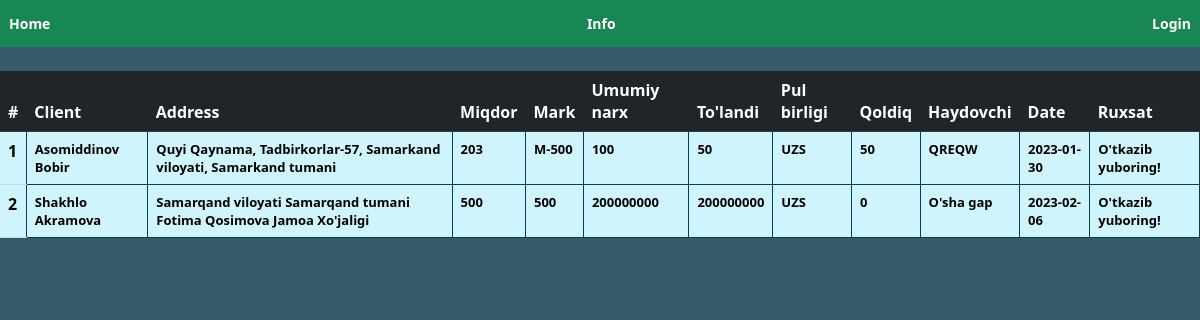
The page /info on the database as committed earlier.
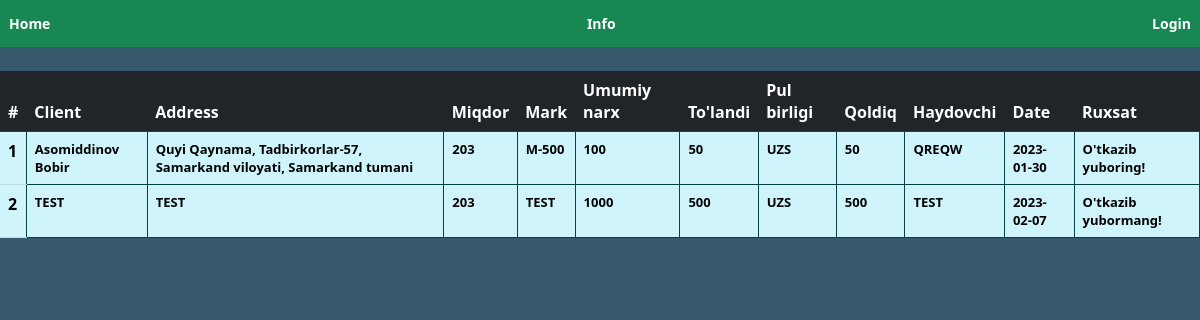
The same page on the database as committed later.
### forms.py (models this page shows, shortened)
class Reg(db.Model):
    id = db.Column(db.Integer, primary_key=True)
    client = db.Column(db.String(1000))
    address = db.Column(db.String(1000))
    quantity = db.Column(db.Integer)
    mark = db.Column(db.String(1000))
    price = db.Column(db.Integer)
    paid = db.Column(db.Integer)
    currency = db.Column(db.String())
    driver = db.Column(db.String(1000))
    date = db.Column(db.String())
    approve = db.Column(db.String())

### routes.py (the view)
@app.route("/info", methods=["GET", "POST"])
def info():
    form = Mine()
    if form.validate_on_submit:
        reg = Reg.query.filter_by(id=Reg.id).all()
        return render_template("act_list.html", form=form, reg=reg, user=current_user)

### templates/act_list.html (shortened to what this page needs)
{% extends 'layout.html' %}
{% block content %} <br>
<div class="d-flex align-content-start flex-wrap">
    <table class="table table-info">
        <thead class="thead-dark">
            <tr class="table-dark">
                <th scope="col">#</th>
                <th scope="col">Client</th>
                <th scope="col">Address</th>
                <th scope="col">Miqdor</th>
                <th scope="col">Mark</th>
                <th scope="col">Umumiy narx</th>
                <th scope="col">To'landi</th>
                <th scope="col">Pul birligi</th>
                <th scope="col">Qoldiq</th>
                <th scope="col">Haydovchi</th>
                <th scope="col">Date</th>
                <th scope="col">Ruxsat</th>
            </tr>
        </thead>
        {% for i in reg %}
        <tbody>
            <tr>
                <th scope="row">{{ i.id }}</th>
                <td>{{ i.client }}</td>
                <td>{{ i.address }}</td>
                <td>{{ i.quantity }}</td>
                <td>{{ i.mark }}</td>
                <td>{{ i.price }}</td>
                <td>{{ i.paid }}</td>
                <td>{{ i.currency }}</td>
                <td>{{ i.price - i.paid }}</td>
                <td>{{ i.driver }}</td>
                <td>{{ i.date }}</td>
                <td>{{ i.approve }}</td>
            </tr>
        </tbody>
        {% endfor %}
    </table>
</div>
{% endblock %}

### templates/layout.html (shortened to what this page needs)
<head>
    <link href="https://cdn.jsdelivr.net/npm/bootstrap@5.3.0-alpha1/dist/css/bootstrap.min.css" rel="stylesheet"
>
</head>
<body>
    {% if user.is_authenticated %}
    <nav class="navbar bg-success" class="container-fluid justify-content-center">
        <a href="/index">
            <button class="btn btn-sm btn-success" type="button"><b>Home</b></button>
        </a>
        <a href="/generator">
            <button class="btn btn-sm btn-success" type="button"><b>QRGenerator</b></button>
        </a>
        <a href="/action">
            <button class="btn btn-sm btn-success" type="button"><b>Action</b></button>
        </a>
        <a href="/sign_up">
            <button class="btn btn-sm btn-success" type="button"><b>Sign Up</b></button>
        </a>
        <a href="/logout">
            <button class="btn btn-sm btn-success" type="button"><b>Logout</b></button>
        </a>
    </nav>
    <p><b>{{ user.id }} | {{ user.fullname }} | {{ user.email }}</b></p>
    <style>
        p {
            text-align: center;
        }
    </style>
    {% else %}
    <nav class="navbar bg-success" class="container-fluid justify-content-center">
        <a href="/index">
            <button class="btn btn-sm btn-success" type="button"><b>Home</b></button>
        </a>
        <a href="/info">
            <button class="btn btn-sm btn-success" type="button"><b>Info</b></button>
        </a>
        <a href="/login">
            <button class="btn btn-sm btn-success" type="button"><b>Login</b></button>
        </a>
    </nav>
    {% endif %}
</body>
{% block content %}
{% endblock %}

### templates/layout.html (style rules this page uses)
body { background-color: rgb(54, 89, 107); }

### templates/act_list.html (style rules this page uses)
td { border: 1px solid rgb(3, 67, 69); }
td { font-size: small; font-weight: bold; }

Rows that differ between the two databases and show on the page:
changed Reg id 2: client "Shakhlo Akramova" → "TEST"; address "Samarqand viloyati Samarqand tumani Fotima Qosimova Jamoa Xo'jaligi" → "TEST"; quantity "500" → "203"; mark "500" → "TEST"; price "200000000" → "1000"; paid "200000000" → "500"; i.price-i.paid "0" → "500"; driver "O'sha gap" → "TEST"; date "2023-02-06" → "2023-02-07"; approve "O'tkazib yuboring!" → "O'tkazib yubormang!"
